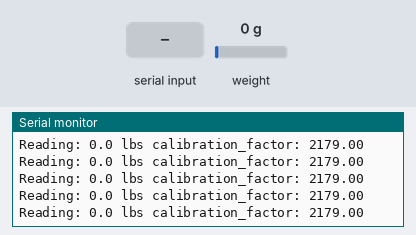
The sketch below on a simulated Arduino Uno, built with avr-gcc and run on an emulated ATmega328P. Shown: the last lines printed to the serial monitor. Inputs (shaded band) come from the test bench; at power-on: weight on the scale 0 g.

Above: at 3.3 s.
3.4 s: weight on the scale set to 100 g
At 3.5 s:
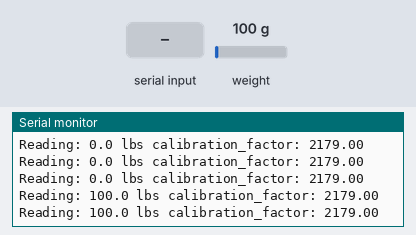
6.4 s: "+" received over Serial
At 6.54 s:
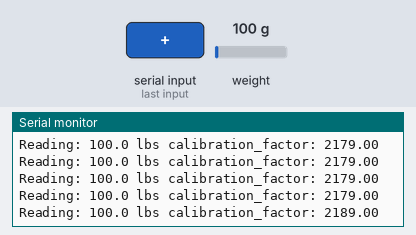
9.4 s: "a" received over Serial
At 9.47 s:
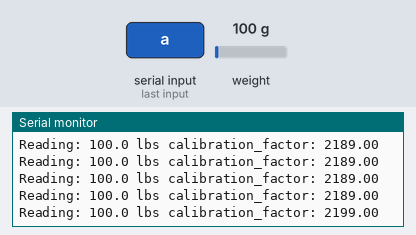
10.9 s: weight on the scale set to 1250 g
At 14.84 s:
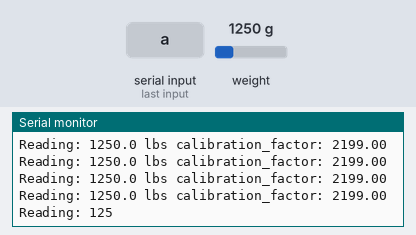
Timing chart, 0 to 14.9 s (numbered marks = the images above; inputs shaded):
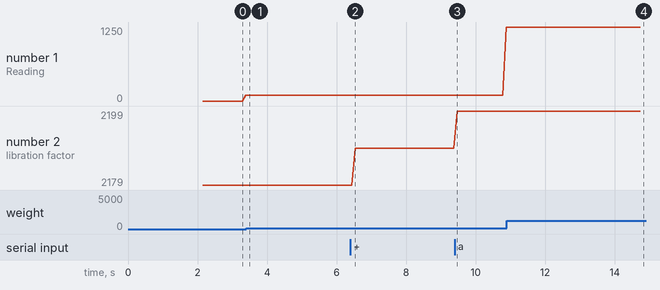

Measured:
- after the input at 3.4 s, the serial monitor: prints a new line after 0.09 s (image 1)
- after the input at 6.4 s, the serial monitor: prints a new line after 0.13 s (image 2)
- after the input at 9.4 s, the serial monitor: prints a new line after 0.07 s (image 3)
- after the input at 10.9 s, the serial monitor: prints a new line after 0.09 s (image 4)
- plotted number 1: 100 → 1250 after the input at 9.4 s
- plotted number 2: 2179 → 2189 after the input at 6.4 s, 2189 → 2199 after the input at 9.4 s

The sketch:

load_cell_calibration.ino
```cpp
// (licence header left out)
#include "HX711.h" //This library can be obtained here http://librarymanager/All#Avia_HX711

#define LOADCELL_DOUT_PIN  9
#define LOADCELL_SCK_PIN  10

HX711 scale;

float calibration_factor = 2179; //-7050 worked for my 440lb max scale setup

void setup() {
  Serial.begin(9600);
  Serial.println("HX711 calibration sketch");
  Serial.println("Remove all weight from scale");
  Serial.println("After readings begin, place known weight on scale");
  Serial.println("Press + or a to increase calibration factor");
  Serial.println("Press - or z to decrease calibration factor");

  scale.begin(LOADCELL_DOUT_PIN, LOADCELL_SCK_PIN);
  scale.set_scale();
  scale.tare();	//Reset the scale to 0

  long zero_factor = scale.read_average(); //Get a baseline reading
  Serial.print("Zero factor: "); //This can be used to remove the need to tare the scale. Useful in permanent scale projects.
  Serial.println(zero_factor);
}

void loop() {

  scale.set_scale(calibration_factor); //Adjust to this calibration factor

  Serial.print("Reading: ");
  Serial.print(scale.get_units(), 1);
  Serial.print(" lbs"); //Change this to kg and re-adjust the calibration factor if you follow SI units like a sane person
  Serial.print(" calibration_factor: ");
  Serial.print(calibration_factor);
  Serial.println();

  if(Serial.available())
  {
    char temp = Serial.read();
    if(temp == '+' || temp == 'a')
      calibration_factor += 10;
    else if(temp == '-' || temp == 'z')
      calibration_factor -= 10;
  }
}
```
